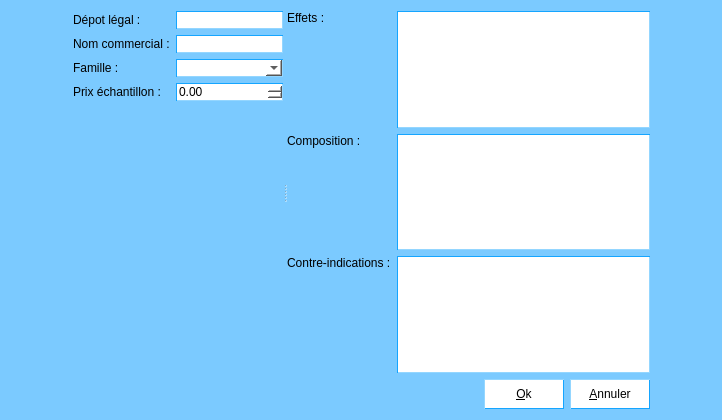
<?xml version="1.0" encoding="UTF-8"?>
<ui version="4.0">
 <class>DialogAjoutMedicament</class>
 <widget class="QDialog" name="DialogAjoutMedicament">
  <property name="geometry">
   <rect>
    <x>0</x>
    <y>0</y>
    <width>722</width>
    <height>420</height>
   </rect>
  </property>
  <property name="minimumSize">
   <size>
    <width>722</width>
    <height>420</height>
   </size>
  </property>
  <property name="maximumSize">
   <size>
    <width>722</width>
    <height>420</height>
   </size>
  </property>
  <property name="windowTitle">
   <string>Ajout médicament</string>
  </property>
  <property name="windowIcon">
   <iconset resource="mesImages.qrc">
    <normaloff>:/images/leLogo</normaloff>:/images/leLogo</iconset>
  </property>
  <property name="styleSheet">
   <string notr="true">background-color:rgb(123,202,255);</string>
  </property>
  <layout class="QGridLayout" name="gridLayout_3">
   <item row="0" column="1">
    <spacer name="verticalSpacer_2">
     <property name="orientation">
      <enum>Qt::Vertical</enum>
     </property>
     <property name="sizeHint" stdset="0">
      <size>
       <width>20</width>
       <height>40</height>
      </size>
     </property>
    </spacer>
   </item>
   <item row="1" column="0">
    <spacer name="horizontalSpacer_6">
     <property name="orientation">
      <enum>Qt::Horizontal</enum>
     </property>
     <property name="sizeHint" stdset="0">
      <size>
       <width>40</width>
       <height>20</height>
      </size>
     </property>
    </spacer>
   </item>
   <item row="1" column="1">
    <widget class="QSplitter" name="splitter">
     <property name="orientation">
      <enum>Qt::Horizontal</enum>
     </property>
     <widget class="QWidget" name="layoutWidget">
      <layout class="QVBoxLayout" name="verticalLayout_4">
       <item>
        <layout class="QGridLayout" name="gridLayout">
         <item row="0" column="0">
          <widget class="QLabel" name="labelDepLegal">
           <property name="text">
            <string>Dépot légal :</string>
           </property>
          </widget>
         </item>
         <item row="0" column="1">
          <widget class="QLineEdit" name="lineEditDepLegal">
           <property name="styleSheet">
            <string notr="true">background-color:white;
border-width:1px;
border-color: rgb(21, 165, 255);
border-style:inset;</string>
           </property>
          </widget>
         </item>
         <item row="1" column="0">
          <widget class="QLabel" name="labelNomComm">
           <property name="text">
            <string>Nom commercial :</string>
           </property>
          </widget>
         </item>
         <item row="1" column="1">
          <widget class="QLineEdit" name="lineEditNomComm">
           <property name="styleSheet">
            <string notr="true">background-color:white;
border-width:1px;
border-color: rgb(21, 165, 255);
border-style:inset;</string>
           </property>
          </widget>
         </item>
         <item row="2" column="0">
          <widget class="QLabel" name="labelCodeFamille">
           <property name="text">
            <string>Famille :</string>
           </property>
          </widget>
         </item>
         <item row="2" column="1">
          <widget class="QComboBox" name="comboBoxFamilleAjout">
           <property name="styleSheet">
            <string notr="true">background-color:white;
border-width:1px;
border-color: rgb(21, 165, 255);
border-style:inset;</string>
           </property>
          </widget>
         </item>
         <item row="3" column="0">
          <widget class="QLabel" name="labelPrix">
           <property name="text">
            <string>Prix échantillon :</string>
           </property>
          </widget>
         </item>
         <item row="3" column="1">
          <widget class="QDoubleSpinBox" name="doubleSpinBoxPrix">
           <property name="styleSheet">
            <string notr="true">background-color:white;
border-width:1px;
border-color: rgb(21, 165, 255);
border-style:inset;</string>
           </property>
          </widget>
         </item>
        </layout>
       </item>
       <item>
        <layout class="QHBoxLayout" name="horizontalLayout">
         <item>
          <spacer name="horizontalSpacer_2">
           <property name="orientation">
            <enum>Qt::Horizontal</enum>
           </property>
           <property name="sizeHint" stdset="0">
            <size>
             <width>40</width>
             <height>20</height>
            </size>
           </property>
          </spacer>
         </item>
         <item>
          <widget class="QLabel" name="labelLogo_2">
           <property name="styleSheet">
            <string notr="true"/>
           </property>
           <property name="text">
            <string/>
           </property>
           <property name="pixmap">
            <pixmap resource="mesImages.qrc">:/images/leLogo</pixmap>
           </property>
           <property name="scaledContents">
            <bool>false</bool>
           </property>
           <property name="wordWrap">
            <bool>false</bool>
           </property>
          </widget>
         </item>
        </layout>
       </item>
      </layout>
     </widget>
     <widget class="QWidget" name="layoutWidget">
      <layout class="QGridLayout" name="gridLayout_2">
       <item row="0" column="0">
        <layout class="QVBoxLayout" name="verticalLayout">
         <item>
          <widget class="QLabel" name="labelEffets">
           <property name="text">
            <string>Effets :</string>
           </property>
          </widget>
         </item>
         <item>
          <spacer name="verticalSpacer">
           <property name="orientation">
            <enum>Qt::Vertical</enum>
           </property>
           <property name="sizeHint" stdset="0">
            <size>
             <width>20</width>
             <height>40</height>
            </size>
           </property>
          </spacer>
         </item>
        </layout>
       </item>
       <item row="1" column="0">
        <layout class="QVBoxLayout" name="verticalLayout_2">
         <item>
          <widget class="QLabel" name="labelCompo">
           <property name="text">
            <string>Composition :</string>
           </property>
          </widget>
         </item>
         <item>
          <spacer name="horizontalSpacer_4">
           <property name="orientation">
            <enum>Qt::Horizontal</enum>
           </property>
           <property name="sizeHint" stdset="0">
            <size>
             <width>40</width>
             <height>20</height>
            </size>
           </property>
          </spacer>
         </item>
         <item>
          <spacer name="verticalSpacer_4">
           <property name="orientation">
            <enum>Qt::Vertical</enum>
           </property>
           <property name="sizeHint" stdset="0">
            <size>
             <width>20</width>
             <height>40</height>
            </size>
           </property>
          </spacer>
         </item>
        </layout>
       </item>
       <item row="1" column="1">
        <widget class="QTextEdit" name="textEditCompo">
         <property name="styleSheet">
          <string notr="true">background-color:white;
border-width:1px;
border-color: rgb(21, 165, 255);
border-style:inset;</string>
         </property>
        </widget>
       </item>
       <item row="2" column="0">
        <layout class="QVBoxLayout" name="verticalLayout_3">
         <item>
          <widget class="QLabel" name="labelContreIndic">
           <property name="text">
            <string>Contre-indications :</string>
           </property>
          </widget>
         </item>
         <item>
          <spacer name="verticalSpacer_5">
           <property name="orientation">
            <enum>Qt::Vertical</enum>
           </property>
           <property name="sizeHint" stdset="0">
            <size>
             <width>20</width>
             <height>40</height>
            </size>
           </property>
          </spacer>
         </item>
        </layout>
       </item>
       <item row="2" column="1">
        <widget class="QTextEdit" name="textEditContreIndic">
         <property name="styleSheet">
          <string notr="true">background-color:white;
border-width:1px;
border-color: rgb(21, 165, 255);
border-style:inset;</string>
         </property>
        </widget>
       </item>
       <item row="0" column="1">
        <widget class="QTextEdit" name="textEditEffets">
         <property name="styleSheet">
          <string notr="true">background-color:white;
border-width:1px;
border-color: rgb(21, 165, 255);
border-style:inset;</string>
         </property>
        </widget>
       </item>
      </layout>
     </widget>
    </widget>
   </item>
   <item row="1" column="2">
    <spacer name="horizontalSpacer_5">
     <property name="orientation">
      <enum>Qt::Horizontal</enum>
     </property>
     <property name="sizeHint" stdset="0">
      <size>
       <width>40</width>
       <height>20</height>
      </size>
     </property>
    </spacer>
   </item>
   <item row="2" column="1">
    <layout class="QHBoxLayout" name="horizontalLayout_3">
     <item>
      <spacer name="horizontalSpacer">
       <property name="orientation">
        <enum>Qt::Horizontal</enum>
       </property>
       <property name="sizeHint" stdset="0">
        <size>
         <width>40</width>
         <height>20</height>
        </size>
       </property>
      </spacer>
     </item>
     <item>
      <widget class="QPushButton" name="pushButtonOk">
       <property name="minimumSize">
        <size>
         <width>80</width>
         <height>30</height>
        </size>
       </property>
       <property name="styleSheet">
        <string notr="true">background-color:white;
border-width:1px;
border-color: rgb(21, 165, 255);
border-style:outset;</string>
       </property>
       <property name="text">
        <string>&amp;Ok</string>
       </property>
      </widget>
     </item>
     <item>
      <widget class="QPushButton" name="pushButtonAnnuler">
       <property name="minimumSize">
        <size>
         <width>80</width>
         <height>30</height>
        </size>
       </property>
       <property name="styleSheet">
        <string notr="true">background-color:white;
border-width:1px;
border-color: rgb(21, 165, 255);
border-style:outset;</string>
       </property>
       <property name="text">
        <string>&amp;Annuler</string>
       </property>
      </widget>
     </item>
    </layout>
   </item>
   <item row="3" column="1">
    <spacer name="verticalSpacer_3">
     <property name="orientation">
      <enum>Qt::Vertical</enum>
     </property>
     <property name="sizeHint" stdset="0">
      <size>
       <width>20</width>
       <height>40</height>
      </size>
     </property>
    </spacer>
   </item>
  </layout>
 </widget>
 <resources>
  <include location="mesImages.qrc"/>
 </resources>
 <connections/>
</ui>
